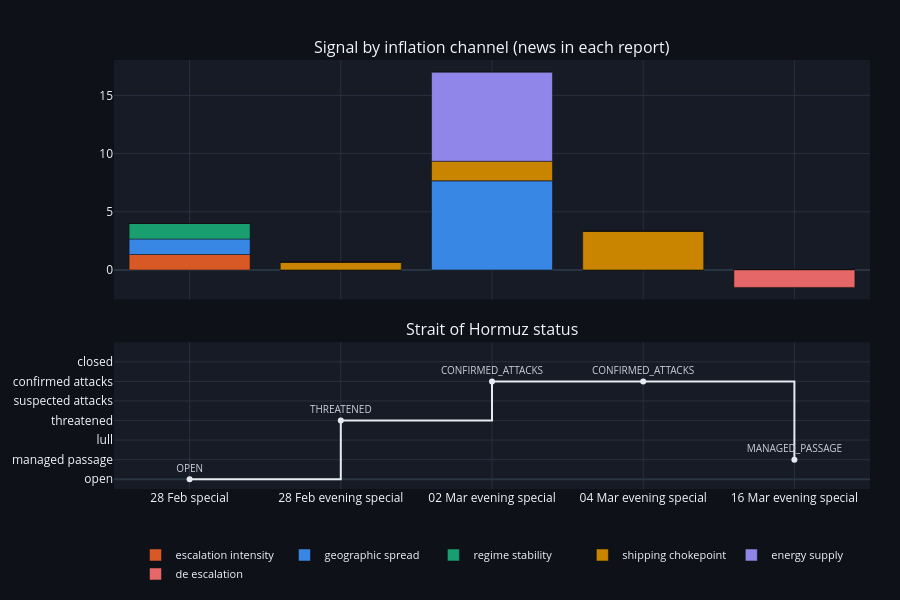

The notebook cell this image was saved under:
### Code cell
an = pp.BriefAnalyzer([r.brief for r in results if r.brief])
tl, state = an.timeline(), an.chokepoint_state()
chan_cols = [c for c in tl.columns if c not in ("events", "trend")]
palette = ["#d95926", "#3987e5", "#199e70", "#c98500", "#9085e9", "#e66767", "#d55181", "#8a94a6"]
fig = make_subplots(rows=2, cols=1, shared_xaxes=True, row_heights=[0.62, 0.38], vertical_spacing=0.1,
                    subplot_titles=("Signal by inflation channel (news in each report)", "Strait of Hormuz status"))
for c, col in zip(chan_cols, palette):
    fig.add_trace(go.Bar(x=tl.index, y=tl[c], name=c.replace("_", " "), marker_color=col,
                         hovertemplate="%{y:+.2f}<extra>" + c + "</extra>"), 1, 1)
fig.add_trace(go.Scatter(x=state.index, y=state.map(lambda s: sc.ChokepointStatus[s].value), mode="lines+markers+text",
                         text=state.values, textposition="top center", line=dict(color="#e6e9ef", shape="hv"),
                         showlegend=False, textfont=dict(size=10, color="#c9d1dc")), 2, 1)
lay = ch.base_layout("", 600); lay.pop("xaxis"); lay.pop("yaxis"); lay["barmode"] = "relative"
lay["legend"].update(y=-0.12, yanchor="top", x=0.5, xanchor="center"); lay["hovermode"] = "x unified"
fig.update_layout(**lay); fig.update_xaxes(gridcolor=ch.GRID_COLOR); fig.update_yaxes(gridcolor=ch.GRID_COLOR)
fig.update_yaxes(range=[-0.5, 7], tickvals=[s.value for s in sc.ChokepointStatus],
                 ticktext=[s.name.replace("_", " ").lower() for s in sc.ChokepointStatus], row=2, col=1)
fig.show()

### Figure 1 — Plotly figure (JSON) as saved in the notebook; plotly's stock layout.template omitted (floating-point values rounded to 4 significant figures)
{"data": [{"hovertemplate": "%{y:+.2f}<extra>escalation_intensity</extra>", "marker": {"color": "#d95926"}, "name": "escalation intensity", "type": "bar", "x": ["28 Feb special", "28 Feb evening special", "02 Mar evening special", "04 Mar evening special", "16 Mar evening special"], "xaxis": "x", "y": [1.33, 0.0, 0.0, 0.0, 0.0], "yaxis": "y"}, {"hovertemplate": "%{y:+.2f}<extra>geographic_spread</extra>", "marker": {"color": "#3987e5"}, "name": "geographic spread", "type": "bar", "x": ["28 Feb special", "28 Feb evening special", "02 Mar evening special", "04 Mar evening special", "16 Mar evening special"], "xaxis": "x", "y": [1.33, 0.0, 7.67, 0.0, 0.0], "yaxis": "y"}, {"hovertemplate": "%{y:+.2f}<extra>regime_stability</extra>", "marker": {"color": "#199e70"}, "name": "regime stability", "type": "bar", "x": ["28 Feb special", "28 Feb evening special", "02 Mar evening special", "04 Mar evening special", "16 Mar evening special"], "xaxis": "x", "y": [1.33, 0.0, 0.0, 0.0, 0.0], "yaxis": "y"}, {"hovertemplate": "%{y:+.2f}<extra>shipping_chokepoint</extra>", "marker": {"color": "#c98500"}, "name": "shipping chokepoint", "type": "bar", "x": ["28 Feb special", "28 Feb evening special", "02 Mar evening special", "04 Mar evening special", "16 Mar evening special"], "xaxis": "x", "y": [0.0, 0.67, 1.67, 3.33, 0.0], "yaxis": "y"}, {"hovertemplate": "%{y:+.2f}<extra>energy_supply</extra>", "marker": {"color": "#9085e9"}, "name": "energy supply", "type": "bar", "x": ["28 Feb special", "28 Feb evening special", "02 Mar evening special", "04 Mar evening special", "16 Mar evening special"], "xaxis": "x", "y": [0.0, 0.0, 7.67, 0.0, 0.0], "yaxis": "y"}, {"hovertemplate": "%{y:+.2f}<extra>de_escalation</extra>", "marker": {"color": "#e66767"}, "name": "de escalation", "type": "bar", "x": ["28 Feb special", "28 Feb evening special", "02 Mar evening special", "04 Mar evening special", "16 Mar evening special"], "xaxis": "x", "y": [0.0, 0.0, 0.0, 0.0, -1.5], "yaxis": "y"}, {"line": {"color": "#e6e9ef", "shape": "hv"}, "mode": "lines+markers+text", "showlegend": false, "text": ["OPEN", "THREATENED", "CONFIRMED_ATTACKS", "CONFIRMED_ATTACKS", "MANAGED_PASSAGE"], "textfont": {"color": "#c9d1dc", "size": 10}, "textposition": "top center", "type": "scatter", "x": ["28 Feb special", "28 Feb evening special", "02 Mar evening special", "04 Mar evening special", "16 Mar evening special"], "xaxis": "x2", "y": [0, 3, 5, 5, 1], "yaxis": "y2"}], "layout": {"annotations": [{"font": {"size": 16}, "showarrow": false, "text": "Signal by inflation channel (news in each report)", "x": 0.5, "xanchor": "center", "xref": "paper", "y": 1.0, "yanchor": "bottom", "yref": "paper"}, {"font": {"size": 16}, "showarrow": false, "text": "Strait of Hormuz status", "x": 0.5, "xanchor": "center", "xref": "paper", "y": 0.342, "yanchor": "bottom", "yref": "paper"}], "barmode": "relative", "height": 600, "hovermode": "x unified", "legend": {"font": {"size": 11}, "orientation": "h", "x": 0.5, "xanchor": "center", "y": -0.12, "yanchor": "top"}, "margin": {"b": 40, "l": 55, "r": 30, "t": 60}, "paper_bgcolor": "#0e1117", "plot_bgcolor": "#161b26", "title": {"font": {"size": 15}, "text": "", "x": 0.01, "xanchor": "left"}, "xaxis": {"anchor": "y", "domain": [0.0, 1.0], "gridcolor": "#2a2f3e", "matches": "x2", "showticklabels": false}, "xaxis2": {"anchor": "y2", "domain": [0.0, 1.0], "gridcolor": "#2a2f3e"}, "yaxis": {"anchor": "x", "domain": [0.442, 1.0], "gridcolor": "#2a2f3e"}, "yaxis2": {"anchor": "x2", "domain": [0.0, 0.342], "gridcolor": "#2a2f3e", "range": [-0.5, 7], "ticktext": ["open", "managed passage", "lull", "threatened", "suspected attacks", "confirmed attacks", "closed"], "tickvals": [0, 1, 2, 3, 4, 5, 6]}}}
